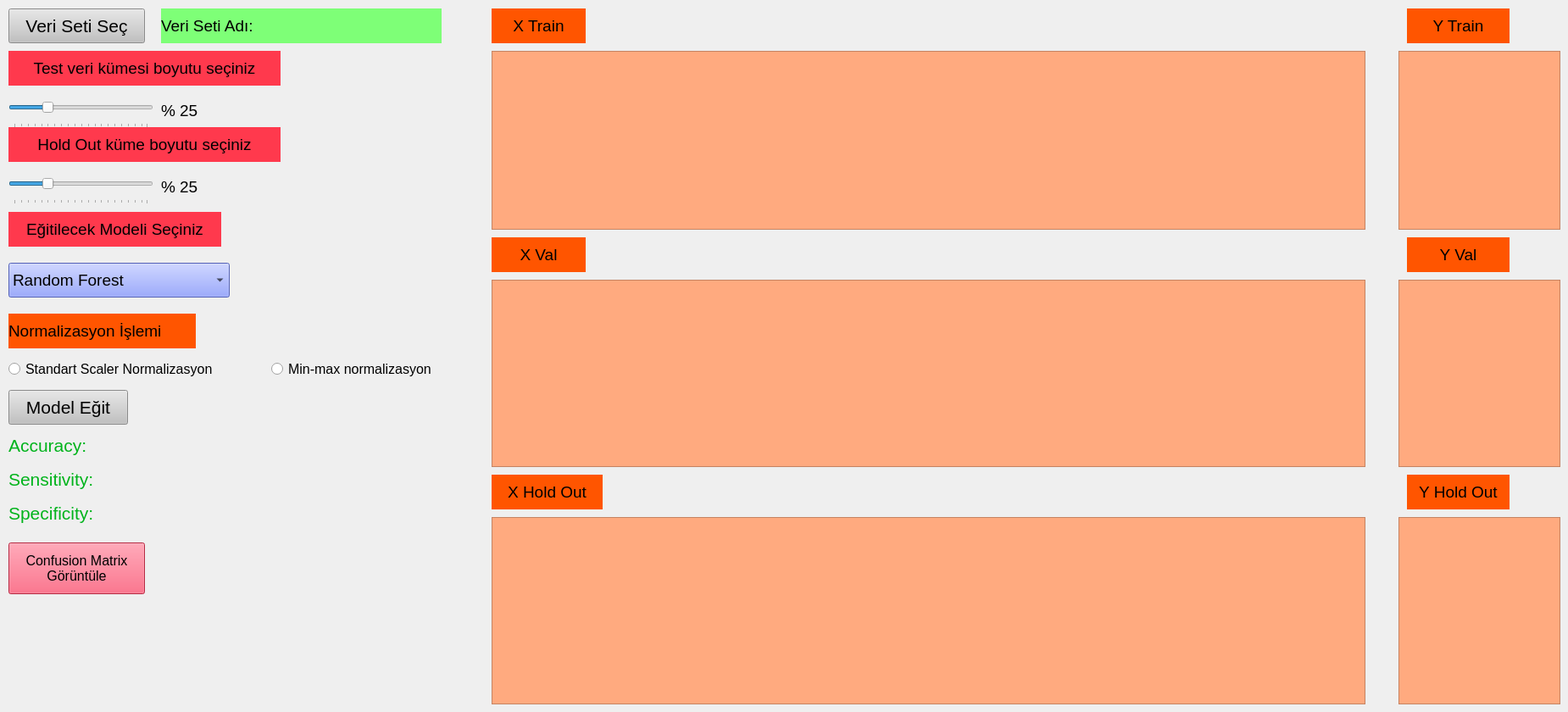
    <widget class="QWidget" name="tab_4">
     <attribute name="title">
      <string>Hold-out Model Eğitimi</string>
     </attribute>
     <widget class="QRadioButton" name="rbStanHoldOut">
      <property name="geometry">
       <rect>
        <x>10</x>
        <y>420</y>
        <width>301</width>
        <height>31</height>
       </rect>
      </property>
      <property name="font">
       <font>
        <pointsize>12</pointsize>
       </font>
      </property>
      <property name="text">
       <string>Standart Scaler Normalizasyon</string>
      </property>
     </widget>
     <widget class="QPushButton" name="btnveriHoldOut">
      <property name="geometry">
       <rect>
        <x>10</x>
        <y>10</y>
        <width>161</width>
        <height>41</height>
       </rect>
      </property>
      <property name="font">
       <font>
        <pointsize>16</pointsize>
       </font>
      </property>
      <property name="styleSheet">
       <string notr="true">background-color:rgb(193, 193, 193)</string>
      </property>
      <property name="text">
       <string>Veri Seti Seç</string>
      </property>
     </widget>
     <widget class="QLabel" name="lblACCHoldOut">
      <property name="geometry">
       <rect>
        <x>10</x>
        <y>510</y>
        <width>551</width>
        <height>31</height>
       </rect>
      </property>
      <property name="font">
       <font>
        <pointsize>16</pointsize>
       </font>
      </property>
      <property name="styleSheet">
       <string notr="true">color:rgb(0, 179, 27)</string>
      </property>
      <property name="text">
       <string>Accuracy:</string>
      </property>
     </widget>
     <widget class="QLabel" name="lblSenHoldOut">
      <property name="geometry">
       <rect>
        <x>10</x>
        <y>550</y>
        <width>521</width>
        <height>31</height>
       </rect>
      </property>
      <property name="font">
       <font>
        <pointsize>16</pointsize>
       </font>
      </property>
      <property name="styleSheet">
       <string notr="true">color:rgb(0, 179, 27)</string>
      </property>
      <property name="text">
       <string>Sensitivity:</string>
      </property>
     </widget>
     <widget class="QLabel" name="label_16">
      <property name="geometry">
       <rect>
        <x>10</x>
        <y>250</y>
        <width>251</width>
        <height>41</height>
       </rect>
      </property>
      <property name="font">
       <font>
        <pointsize>14</pointsize>
       </font>
      </property>
      <property name="styleSheet">
       <string notr="true">background-color:rgb(255, 57, 77)</string>
      </property>
      <property name="text">
       <string>Eğitilecek Modeli Seçiniz</string>
      </property>
      <property name="alignment">
       <set>Qt::AlignCenter</set>
      </property>
     </widget>
     <widget class="QComboBox" name="cmbModelHoldOut">
      <property name="geometry">
       <rect>
        <x>10</x>
        <y>310</y>
        <width>261</width>
        <height>41</height>
       </rect>
      </property>
      <property name="font">
       <font>
        <pointsize>14</pointsize>
       </font>
      </property>
      <property name="styleSheet">
       <string notr="true">background-color: rgb(115, 134, 255);</string>
      </property>
      <property name="currentText">
       <string>Random Forest</string>
      </property>
      <item>
       <property name="text">
        <string>Random Forest</string>
       </property>
      </item>
      <item>
       <property name="text">
        <string>Decision Tree</string>
       </property>
      </item>
      <item>
       <property name="text">
        <string>KNN-Classifier</string>
       </property>
      </item>
     </widget>
     <widget class="QLabel" name="lblVeriSeti_11">
      <property name="geometry">
       <rect>
        <x>10</x>
        <y>60</y>
        <width>321</width>
        <height>41</height>
       </rect>
      </property>
      <property name="font">
       <font>
        <pointsize>14</pointsize>
       </font>
      </property>
      <property name="styleSheet">
       <string notr="true">background-color:rgb(255, 57, 77)</string>
      </property>
      <property name="text">
       <string>Test veri kümesi boyutu seçiniz</string>
      </property>
      <property name="alignment">
       <set>Qt::AlignCenter</set>
      </property>
     </widget>
     <widget class="QLabel" name="lblVeriSeti_16">
      <property name="geometry">
       <rect>
        <x>10</x>
        <y>370</y>
        <width>221</width>
        <height>41</height>
       </rect>
      </property>
      <property name="font">
       <font>
        <pointsize>14</pointsize>
       </font>
      </property>
      <property name="styleSheet">
       <string notr="true">background-color: rgb(255, 85, 0);</string>
      </property>
      <property name="text">
       <string>Normalizasyon İşlemi</string>
      </property>
     </widget>
     <widget class="QLabel" name="lblSpeHoldOut">
      <property name="geometry">
       <rect>
        <x>10</x>
        <y>590</y>
        <width>521</width>
        <height>31</height>
       </rect>
      </property>
      <property name="font">
       <font>
        <pointsize>16</pointsize>
       </font>
      </property>
      <property name="styleSheet">
       <string notr="true">color:rgb(0, 179, 27)</string>
      </property>
      <property name="text">
       <string>Specificity: </string>
      </property>
     </widget>
     <widget class="QLabel" name="lblVeriSetiHoldOut">
      <property name="geometry">
       <rect>
        <x>190</x>
        <y>10</y>
        <width>331</width>
        <height>41</height>
       </rect>
      </property>
      <property name="font">
       <font>
        <pointsize>14</pointsize>
       </font>
      </property>
      <property name="styleSheet">
       <string notr="true">background-color:rgb(126, 255, 119)</string>
      </property>
      <property name="text">
       <string>Veri Seti Adı: </string>
      </property>
     </widget>
     <widget class="QPushButton" name="btnModelEgitHoldOut">
      <property name="geometry">
       <rect>
        <x>10</x>
        <y>460</y>
        <width>141</width>
        <height>41</height>
       </rect>
      </property>
      <property name="font">
       <font>
        <pointsize>16</pointsize>
       </font>
      </property>
      <property name="styleSheet">
       <string notr="true">background-color:rgb(193, 193, 193)</string>
      </property>
      <property name="text">
       <string>Model Eğit</string>
      </property>
     </widget>
     <widget class="QLabel" name="lblBoyutHoldOut">
      <property name="geometry">
       <rect>
        <x>190</x>
        <y>110</y>
        <width>81</width>
        <height>41</height>
       </rect>
      </property>
      <property name="font">
       <font>
        <pointsize>14</pointsize>
       </font>
      </property>
      <property name="text">
       <string>% 25</string>
      </property>
     </widget>
     <widget class="QRadioButton" name="rbMinMaxHoldOut">
      <property name="geometry">
       <rect>
        <x>320</x>
        <y>420</y>
        <width>241</width>
        <height>31</height>
       </rect>
      </property>
      <property name="font">
       <font>
        <pointsize>12</pointsize>
       </font>
      </property>
      <property name="text">
       <string>Min-max normalizasyon</string>
      </property>
     </widget>
     <widget class="QPushButton" name="btnConfusionHoldOut">
      <property name="geometry">
       <rect>
        <x>10</x>
        <y>640</y>
        <width>161</width>
        <height>61</height>
       </rect>
      </property>
      <property name="font">
       <font>
        <pointsize>12</pointsize>
       </font>
      </property>
      <property name="styleSheet">
       <string notr="true">background-color:rgb(255, 57, 93)</string>
      </property>
      <property name="text">
       <string>Confusion Matrix 
Görüntüle</string>
      </property>
     </widget>
     <widget class="QSlider" name="hsVeriSetiBoyutuHoldOut">
      <property name="geometry">
       <rect>
        <x>10</x>
        <y>110</y>
        <width>171</width>
        <height>41</height>
       </rect>
      </property>
      <property name="font">
       <font>
        <pointsize>8</pointsize>
       </font>
      </property>
      <property name="styleSheet">
       <string notr="true"/>
      </property>
      <property name="singleStep">
       <number>5</number>
      </property>
      <property name="sliderPosition">
       <number>25</number>
      </property>
      <property name="orientation">
       <enum>Qt::Horizontal</enum>
      </property>
      <property name="tickPosition">
       <enum>QSlider::TicksBelow</enum>
      </property>
      <property name="tickInterval">
       <number>5</number>
      </property>
     </widget>
     <widget class="QSlider" name="hsVeriSetiBoyutuHoldOutVal">
      <property name="geometry">
       <rect>
        <x>10</x>
        <y>200</y>
        <width>171</width>
        <height>41</height>
       </rect>
      </property>
      <property name="font">
       <font>
        <pointsize>8</pointsize>
       </font>
      </property>
      <property name="styleSheet">
       <string notr="true"/>
      </property>
      <property name="singleStep">
       <number>5</number>
      </property>
      <property name="sliderPosition">
       <number>25</number>
      </property>
      <property name="orientation">
       <enum>Qt::Horizontal</enum>
      </property>
      <property name="tickPosition">
       <enum>QSlider::TicksBelow</enum>
      </property>
      <property name="tickInterval">
       <number>5</number>
      </property>
     </widget>
     <widget class="QLabel" name="lblVeriSeti_18">
      <property name="geometry">
       <rect>
        <x>10</x>
        <y>150</y>
        <width>321</width>
        <height>41</height>
       </rect>
      </property>
      <property name="font">
       <font>
        <pointsize>14</pointsize>
       </font>
      </property>
      <property name="styleSheet">
       <string notr="true">background-color:rgb(255, 57, 77)</string>
      </property>
      <property name="text">
       <string>Hold Out küme boyutu seçiniz</string>
      </property>
      <property name="alignment">
       <set>Qt::AlignCenter</set>
      </property>
     </widget>
     <widget class="QLabel" name="lblBoyutHoldOutVal">
      <property name="geometry">
       <rect>
        <x>190</x>
        <y>200</y>
        <width>81</width>
        <height>41</height>
       </rect>
      </property>
      <property name="font">
       <font>
        <pointsize>14</pointsize>
       </font>
      </property>
      <property name="text">
       <string>% 25</string>
      </property>
     </widget>
     <widget class="QLabel" name="lblVeriSeti_25">
      <property name="geometry">
       <rect>
        <x>580</x>
        <y>280</y>
        <width>111</width>
        <height>41</height>
       </rect>
      </property>
      <property name="font">
       <font>
        <pointsize>14</pointsize>
       </font>
      </property>
      <property name="styleSheet">
       <string notr="true">background-color: rgb(255, 85, 0);</string>
      </property>
      <property name="text">
       <string>X Val</string>
      </property>
      <property name="alignment">
       <set>Qt::AlignCenter</set>
      </property>
     </widget>
     <widget class="QTableWidget" name="tblXValHoldOut">
      <property name="geometry">
       <rect>
        <x>580</x>
        <y>330</y>
        <width>1031</width>
        <height>221</height>
       </rect>
      </property>
      <property name="styleSheet">
       <string notr="true">background-color: rgb(255, 170, 127);</string>
      </property>
     </widget>
     <widget class="QTableWidget" name="tblYTrainHoldOut">
      <property name="geometry">
       <rect>
        <x>1650</x>
        <y>60</y>
        <width>191</width>
        <height>211</height>
       </rect>
      </property>
      <property name="styleSheet">
       <string notr="true">background-color: rgb(255, 170, 127);</string>
      </property>
     </widget>
     <widget class="QTableWidget" name="tblXTrainHoldOut">
      <property name="geometry">
       <rect>
        <x>580</x>
        <y>60</y>
        <width>1031</width>
        <height>211</height>
       </rect>
      </property>
      <property name="styleSheet">
       <string notr="true">background-color: rgb(255, 170, 127);</string>
      </property>
     </widget>
     <widget class="QLabel" name="lblVeriSeti_17">
      <property name="geometry">
       <rect>
        <x>1660</x>
        <y>10</y>
        <width>121</width>
        <height>41</height>
       </rect>
      </property>
      <property name="font">
       <font>
        <pointsize>14</pointsize>
       </font>
      </property>
      <property name="styleSheet">
       <string notr="true">background-color: rgb(255, 85, 0);</string>
      </property>
      <property name="text">
       <string>Y Train</string>
      </property>
      <property name="alignment">
       <set>Qt::AlignCenter</set>
      </property>
     </widget>
     <widget class="QLabel" name="lblVeriSeti_19">
      <property name="geometry">
       <rect>
        <x>580</x>
        <y>10</y>
        <width>111</width>
        <height>41</height>
       </rect>
      </property>
      <property name="font">
       <font>
        <pointsize>14</pointsize>
       </font>
      </property>
      <property name="styleSheet">
       <string notr="true">background-color: rgb(255, 85, 0);</string>
      </property>
      <property name="text">
       <string>X Train</string>
      </property>
      <property name="alignment">
       <set>Qt::AlignCenter</set>
      </property>
     </widget>
     <widget class="QTableWidget" name="tblYValHoldOut">
      <property name="geometry">
       <rect>
        <x>1650</x>
        <y>330</y>
        <width>191</width>
        <height>221</height>
       </rect>
      </property>
      <property name="styleSheet">
       <string notr="true">background-color: rgb(255, 170, 127);</string>
      </property>
     </widget>
     <widget class="QLabel" name="lblVeriSeti_24">
      <property name="geometry">
       <rect>
        <x>1660</x>
        <y>280</y>
        <width>121</width>
        <height>41</height>
       </rect>
      </property>
      <property name="font">
       <font>
        <pointsize>14</pointsize>
       </font>
      </property>
      <property name="styleSheet">
       <string notr="true">background-color: rgb(255, 85, 0);</string>
      </property>
      <property name="text">
       <string>Y Val</string>
      </property>
      <property name="alignment">
       <set>Qt::AlignCenter</set>
      </property>
     </widget>
     <widget class="QTableWidget" name="tblXHoldOut">
      <property name="geometry">
       <rect>
        <x>580</x>
        <y>610</y>
        <width>1031</width>
        <height>221</height>
       </rect>
      </property>
      <property name="styleSheet">
       <string notr="true">background-color: rgb(255, 170, 127);</string>
      </property>
     </widget>
     <widget class="QLabel" name="lblVeriSeti_26">
      <property name="geometry">
       <rect>
        <x>580</x>
        <y>560</y>
        <width>131</width>
        <height>41</height>
       </rect>
      </property>
      <property name="font">
       <font>
        <pointsize>14</pointsize>
       </font>
      </property>
      <property name="styleSheet">
       <string notr="true">background-color: rgb(255, 85, 0);</string>
      </property>
      <property name="text">
       <string>X Hold Out</string>
      </property>
      <property name="alignment">
       <set>Qt::AlignCenter</set>
      </property>
     </widget>
     <widget class="QTableWidget" name="tblYHoldOut">
      <property name="geometry">
       <rect>
        <x>1650</x>
        <y>610</y>
        <width>191</width>
        <height>221</height>
       </rect>
      </property>
      <property name="styleSheet">
       <string notr="true">background-color: rgb(255, 170, 127);</string>
      </property>
     </widget>
     <widget class="QLabel" name="lblVeriSeti_27">
      <property name="geometry">
       <rect>
        <x>1660</x>
        <y>560</y>
        <width>121</width>
        <height>41</height>
       </rect>
      </property>
      <property name="font">
       <font>
        <pointsize>14</pointsize>
       </font>
      </property>
      <property name="styleSheet">
       <string notr="true">background-color: rgb(255, 85, 0);</string>
      </property>
      <property name="text">
       <string>Y Hold Out</string>
      </property>
      <property name="alignment">
       <set>Qt::AlignCenter</set>
      </property>
     </widget>
    </widget>
